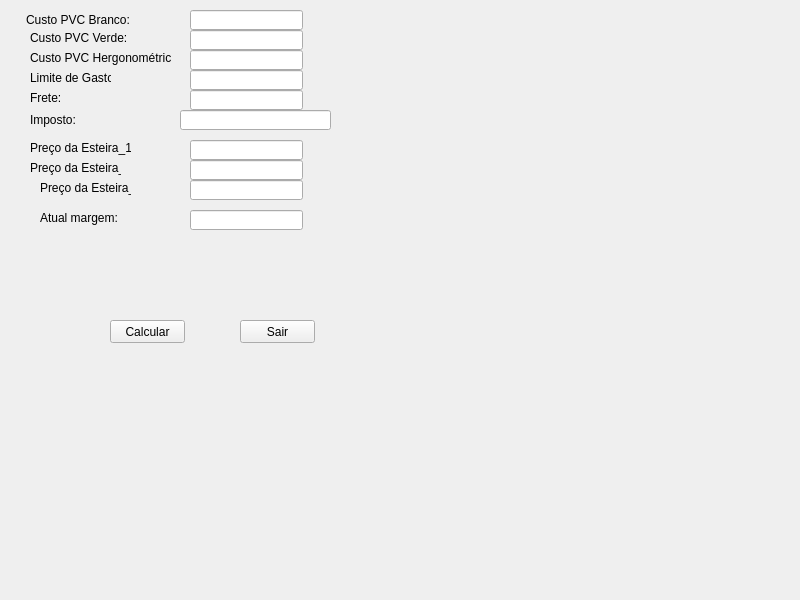
<?xml version="1.0" encoding="UTF-8"?>
<ui version="4.0">
 <class>Software_Custos_Definidos</class>
 <widget class="QMainWindow" name="Software_Custos_Definidos">
  <property name="geometry">
   <rect>
    <x>0</x>
    <y>0</y>
    <width>800</width>
    <height>600</height>
   </rect>
  </property>
  <property name="windowTitle">
   <string>Software com Custos definidos</string>
  </property>
  <widget class="QWidget" name="centralwidget">
   <widget class="QLineEdit" name="preco_est1">
    <property name="geometry">
     <rect>
      <x>190</x>
      <y>140</y>
      <width>113</width>
      <height>20</height>
     </rect>
    </property>
   </widget>
   <widget class="QLineEdit" name="preco_est3">
    <property name="geometry">
     <rect>
      <x>190</x>
      <y>180</y>
      <width>113</width>
      <height>20</height>
     </rect>
    </property>
   </widget>
   <widget class="QLabel" name="label_8">
    <property name="geometry">
     <rect>
      <x>30</x>
      <y>140</y>
      <width>101</width>
      <height>16</height>
     </rect>
    </property>
    <property name="text">
     <string>Preço da Esteira_1</string>
    </property>
   </widget>
   <widget class="QLineEdit" name="custo_pvc_branco">
    <property name="geometry">
     <rect>
      <x>190</x>
      <y>10</y>
      <width>113</width>
      <height>20</height>
     </rect>
    </property>
   </widget>
   <widget class="QLabel" name="label_6">
    <property name="geometry">
     <rect>
      <x>30</x>
      <y>70</y>
      <width>81</width>
      <height>16</height>
     </rect>
    </property>
    <property name="text">
     <string>Limite de Gasto:</string>
    </property>
   </widget>
   <widget class="QLabel" name="label_5">
    <property name="geometry">
     <rect>
      <x>30</x>
      <y>110</y>
      <width>81</width>
      <height>20</height>
     </rect>
    </property>
    <property name="text">
     <string>Imposto:</string>
    </property>
   </widget>
   <widget class="QLabel" name="label_7">
    <property name="geometry">
     <rect>
      <x>30</x>
      <y>160</y>
      <width>91</width>
      <height>16</height>
     </rect>
    </property>
    <property name="text">
     <string>Preço da Esteira_2</string>
    </property>
   </widget>
   <widget class="QLineEdit" name="preco_est2">
    <property name="geometry">
     <rect>
      <x>190</x>
      <y>160</y>
      <width>113</width>
      <height>20</height>
     </rect>
    </property>
   </widget>
   <widget class="QLabel" name="label">
    <property name="geometry">
     <rect>
      <x>26</x>
      <y>10</y>
      <width>141</width>
      <height>20</height>
     </rect>
    </property>
    <property name="text">
     <string>Custo PVC Branco:</string>
    </property>
   </widget>
   <widget class="QLineEdit" name="imposto">
    <property name="geometry">
     <rect>
      <x>180</x>
      <y>110</y>
      <width>151</width>
      <height>20</height>
     </rect>
    </property>
   </widget>
   <widget class="QLineEdit" name="custo_pvc_p">
    <property name="geometry">
     <rect>
      <x>190</x>
      <y>50</y>
      <width>113</width>
      <height>20</height>
     </rect>
    </property>
   </widget>
   <widget class="QLabel" name="label_3">
    <property name="geometry">
     <rect>
      <x>30</x>
      <y>50</y>
      <width>141</width>
      <height>16</height>
     </rect>
    </property>
    <property name="text">
     <string>Custo PVC Hergonométrico:</string>
    </property>
   </widget>
   <widget class="QLineEdit" name="frete">
    <property name="geometry">
     <rect>
      <x>190</x>
      <y>90</y>
      <width>113</width>
      <height>20</height>
     </rect>
    </property>
   </widget>
   <widget class="QLineEdit" name="custo_pvc_verde">
    <property name="geometry">
     <rect>
      <x>190</x>
      <y>30</y>
      <width>113</width>
      <height>20</height>
     </rect>
    </property>
   </widget>
   <widget class="QLabel" name="label_2">
    <property name="geometry">
     <rect>
      <x>30</x>
      <y>30</y>
      <width>141</width>
      <height>16</height>
     </rect>
    </property>
    <property name="text">
     <string>Custo PVC Verde:</string>
    </property>
   </widget>
   <widget class="QLineEdit" name="valor_margem">
    <property name="geometry">
     <rect>
      <x>190</x>
      <y>210</y>
      <width>113</width>
      <height>20</height>
     </rect>
    </property>
   </widget>
   <widget class="QLineEdit" name="limite_gasto">
    <property name="geometry">
     <rect>
      <x>190</x>
      <y>70</y>
      <width>113</width>
      <height>20</height>
     </rect>
    </property>
   </widget>
   <widget class="QPushButton" name="botao_sair">
    <property name="geometry">
     <rect>
      <x>240</x>
      <y>320</y>
      <width>75</width>
      <height>23</height>
     </rect>
    </property>
    <property name="text">
     <string>Sair</string>
    </property>
   </widget>
   <widget class="QLabel" name="label_9">
    <property name="geometry">
     <rect>
      <x>40</x>
      <y>180</y>
      <width>91</width>
      <height>16</height>
     </rect>
    </property>
    <property name="text">
     <string>Preço da Esteira_3</string>
    </property>
   </widget>
   <widget class="QLabel" name="label_10">
    <property name="geometry">
     <rect>
      <x>40</x>
      <y>210</y>
      <width>81</width>
      <height>16</height>
     </rect>
    </property>
    <property name="text">
     <string>Atual margem:</string>
    </property>
   </widget>
   <widget class="QLabel" name="label_4">
    <property name="geometry">
     <rect>
      <x>30</x>
      <y>90</y>
      <width>111</width>
      <height>16</height>
     </rect>
    </property>
    <property name="text">
     <string>Frete:</string>
    </property>
   </widget>
   <widget class="QPushButton" name="botao_calcular">
    <property name="geometry">
     <rect>
      <x>110</x>
      <y>320</y>
      <width>75</width>
      <height>23</height>
     </rect>
    </property>
    <property name="text">
     <string>Calcular</string>
    </property>
   </widget>
  </widget>
 </widget>
 <resources/>
 <connections/>
</ui>
